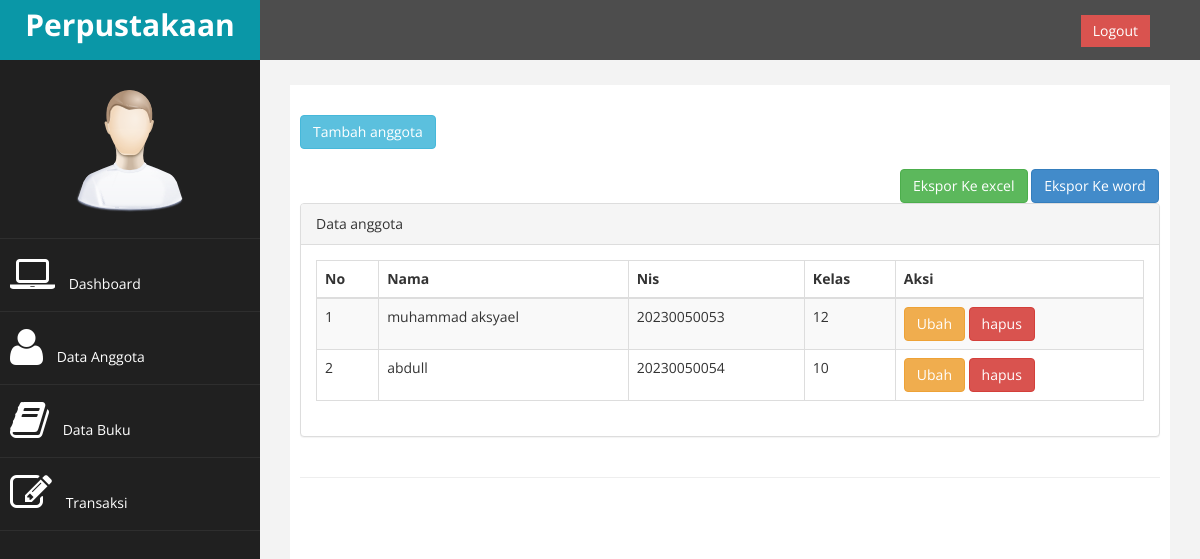
Screenshot of /index.php?page=anggota (signed in) with the database file from the repository.
### tables this page shows
CREATE TABLE `tb_anggota` (
  `nis` bigint(20) NOT NULL,
  `nama` varchar(200) NOT NULL,
  `kelas` int(2) NOT NULL
);

### page/anggota/anggota.php (the view)
<a href="?page=anggota&aksi=tambah" class="btn btn-info" class="fa fa-plus" style="margin-top:20px;">Tambah anggota</a>
<a href="./laporan/laporan_anggota_excel.php" class="btn btn-success" style="margin-top:20px; margin-left:600px">Ekspor Ke excel</a>
<a href="./laporan/laporan_anggota_word.php" class="btn btn-primary" style="margin-top:20px; ">Ekspor Ke word</a>
<div class="row">
    <div class="col-md-12">
        <div class="panel panel-default">
            <div class="panel-heading">
                 Data anggota
            </div>
            <div class="panel-body">
                <div class="table-responsive">
                    <table class="table table-striped table-bordered table-hover" id="dataTables-example">
                        <thead>
                            <tr>
                                <th>No</th>
                                <th>Nama</th>
                                <th>Nis</th>
                                <th>Kelas</th>
                                <th>Aksi</th>
                            </tr>
                        </thead>
                        <tbody>
                        <?php
                            $no = 1;
                            $sql = $koneksi->query("SELECT * FROM tb_anggota");
                            while ($data = $sql->fetch_assoc()) {
                        ?>
                            <tr>
                                <td><?php echo $no++; ?></td>
                                <td><?php echo $data["nama"]; ?></td>
                                <td><?php echo $data["nis"]; ?></td>
                                <td><?php echo $data["kelas"]; ?></td>
                                <td>
                                <a href="?page=anggota&aksi=ubah&id=<?php echo $data['nis']; ?>" class="btn btn-warning">Ubah</a>
                                <a onclick="return confirm('Anda yakin ingin menghapus data ini??????')" href="?page=anggota&aksi=hapus&id=<?php echo $data['nis']; ?>" class="btn btn-danger">hapus</a>
                                </td>
                            </tr>
                        <?php
                            }
                        ?>
                        </tbody>
                    </table>
                </div>
            </div>
        </div>
    </div>
</div>

### assets/css/custom.css (style rules this page uses)
body { font-family: 'Open Sans', sans-serif; }

### rows the page displays
tb_anggota: nama "muhammad aksyael", nis "20230050053", kelas "12"
tb_anggota: nama "abdull", nis "20230050054", kelas "10"
